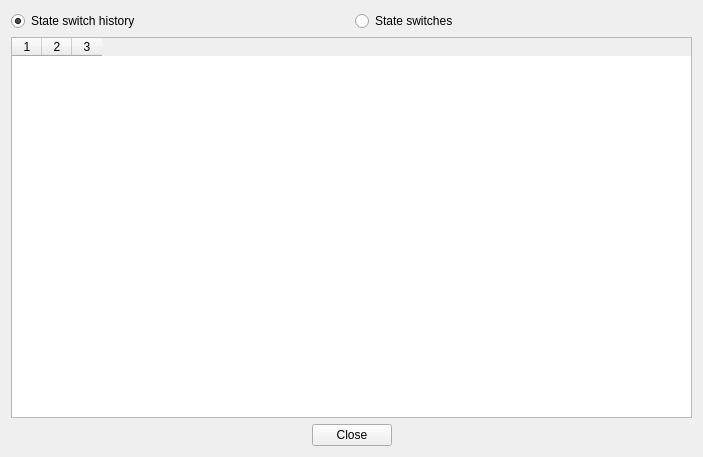
<?xml version="1.0" encoding="UTF-8"?>
<ui version="4.0">
 <class>SystemWidget</class>
 <widget class="QWidget" name="SystemWidget">
  <property name="geometry">
   <rect>
    <x>0</x>
    <y>0</y>
    <width>703</width>
    <height>457</height>
   </rect>
  </property>
  <property name="windowTitle">
   <string>SystemWidget</string>
  </property>
  <layout class="QVBoxLayout" name="verticalLayout">
   <item>
    <layout class="QHBoxLayout" name="horizontalLayout_2">
     <item>
      <widget class="QRadioButton" name="radio_history">
       <property name="text">
        <string>State switch history</string>
       </property>
       <property name="checked">
        <bool>true</bool>
       </property>
      </widget>
     </item>
     <item>
      <widget class="QRadioButton" name="radio_switches">
       <property name="text">
        <string>State switches</string>
       </property>
      </widget>
     </item>
    </layout>
   </item>
   <item>
    <widget class="QTableWidget" name="tableWidget">
     <property name="columnCount">
      <number>3</number>
     </property>
     <attribute name="horizontalHeaderDefaultSectionSize">
      <number>30</number>
     </attribute>
     <attribute name="horizontalHeaderHighlightSections">
      <bool>false</bool>
     </attribute>
     <attribute name="horizontalHeaderMinimumSectionSize">
      <number>10</number>
     </attribute>
     <attribute name="verticalHeaderHighlightSections">
      <bool>false</bool>
     </attribute>
     <column/>
     <column/>
     <column/>
    </widget>
   </item>
   <item>
    <layout class="QHBoxLayout" name="horizontalLayout" stretch="0,0,0">
     <item>
      <spacer name="horizontalSpacer">
       <property name="orientation">
        <enum>Qt::Horizontal</enum>
       </property>
       <property name="sizeHint" stdset="0">
        <size>
         <width>40</width>
         <height>20</height>
        </size>
       </property>
      </spacer>
     </item>
     <item>
      <widget class="QPushButton" name="pushButton_close">
       <property name="text">
        <string>Close</string>
       </property>
      </widget>
     </item>
     <item>
      <spacer name="horizontalSpacer_2">
       <property name="orientation">
        <enum>Qt::Horizontal</enum>
       </property>
       <property name="sizeHint" stdset="0">
        <size>
         <width>40</width>
         <height>20</height>
        </size>
       </property>
      </spacer>
     </item>
    </layout>
   </item>
  </layout>
 </widget>
 <resources/>
 <connections/>
</ui>
